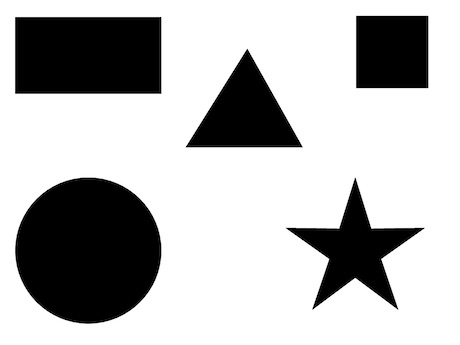
#> input picture OpenCV/Day 4/img/5shapes.jpg, 460 x 345 px, found by its file name
$ jupyter execute --allow-errors 'Open CV_0108(실습).ipynb'   (older library calls are emulated)
#> lines starting #> are read from the running program, lines starting #| are printed output that depends on the picture; after the words box and inside, x2 and y2 are one past the last pixel; in counts of white or black regions, pixels touching at a corner belong together
#### 버전문제로 실행이 안되어 버전 변경 필요
- pip install opencv-python==3.4.2.16
- pip install opencv-contrib-python==3.4.2.16

두가지 명령어를 각각 수행

#### 이전코드 오류해결
- contours, _ = cv2.findContours(th, cv2.RETR_EXTERNAL,  cv2.CHAIN_APPROX_SIMPLE) [opencv 4]
-   _ , contours, _ = cv2.findContours(th, cv2.RETR_EXTERNAL,  cv2.CHAIN_APPROX_SIMPLE) [opencv 3]

### 도형검출
    - 코드 전체적인 설명 필요
    - approx 인덱싱, 그려지는 것 설명 필요
    - 입실론이 달라질 때 꼭지점 개수 적어지는 것 설명하기
    - tri.jpg 이미지 제공하기

[cell 1]
# !pip install opencv-python==3.4.2.16
# !pip install opencv-contrib-python==3.4.2.16

[cell 2]
import cv2
cv2.__version__

#> (a cell that did not finish here is left out)

### 예제

[cell 4]
import cv2
import numpy as np

# 이미지를 읽어서 그레이 스케일 및 스레시홀드 변환
img = cv2.imread("img/5shapes.jpg")
#> img is the input picture: shape (345, 460, 3); min 0, max 255, mean 183.4

imgray = cv2.cvtColor(img, cv2.COLOR_BGR2GRAY)
ret, th = cv2.threshold(imgray, 127, 255, cv2.THRESH_BINARY_INV)
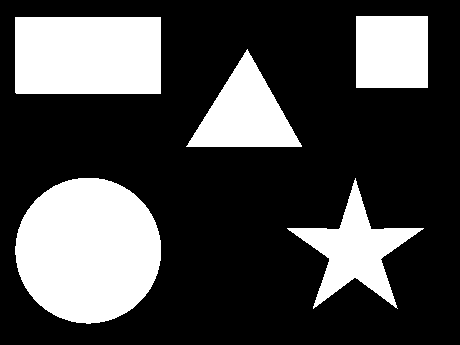
#> th: shape (345, 460); 28.1% white; 5 white regions

# 컨투어 찾기
_, contours, _ = cv2.findContours(th, cv2.RETR_EXTERNAL,  cv2.CHAIN_APPROX_SIMPLE)
#> contours = 5 contours; box (x1, y1, x2, y2) and area: (15, 178, 161, 324) 16485, (15, 17, 161, 94) 11020, (287, 178, 424, 309) 5586, (186, 49, 302, 147) 5560, (356, 16, 428, 88) 5041

for contour in contours:
    # 각 컨투어에 근사 컨투어로 단순화
    approx = cv2.approxPolyDP(contour, 0.01*cv2.arcLength(contour, True), True)
    # 꼭지점의 갯수
    vertices = len(approx)
    print("vertices:", vertices)

    # 중심점 찾기
    mmt = cv2.moments(contour)
    cx,cy = int(mmt['m10']/mmt['m00']), int(mmt['m01']/mmt['m00'])

    name = "Unkown"
    if vertices == 3: # 꼭지점이 3개는 삼각형
        name = "Triangle"
        color = (0,255,0)
    elif vertices == 4: # 꼭지점 4개는 사각형
        x,y,w,h = cv2.boundingRect(contour)
        if abs(w-h) <= 3:   # 폭과 높이의 차이가 3보다 작으면 정사각형
            name = 'Square'
            color = (0,125,255)
        else:               # 폭과 높이 차이가 3보다 크면 직사각형
            name = 'Rectangle'
            color = (0,0,255)
    elif vertices == 10:  # 꼭 지점 갯수 10개는 별
        name = 'Star'
        color = (255,255,0)
    elif vertices >= 15: # 꼭 지점 10개 이상이면 원
        name = 'Circle'
        color = (0,255,255)
    # 컨투어 그리기
    cv2.drawContours(img, [contour], -1, color, -1)
    # 도형 이름 출력
    cv2.putText(img, name, (cx-50, cy), cv2.FONT_HERSHEY_COMPLEX_SMALL,1, (100,100,100), 1)
#> this loop made 5 passes
#> (approx, vertices, cx, cy, name, x, y, w) on passes 4 to 5: ([[15, 17], [16, 93], [160, 93], [160, 17]], 4, 87, 54, 'Rectangle', 15, 17, 146), ([[356, 16], [356, 87], [427, 87], [427, 16]], 4, 391, 51, 'Square', 356, 16, 72)
#> (approx, vertices, cx, cy, name, color) on pass 3: ([[301, 145], [247, 49], [186, 146]], 3, 244, 113, 'Triangle', (0, 255, 0))
#| vertices: 10
#| vertices: 16
#| vertices: 3
#| vertices: 4
#| vertices: 4
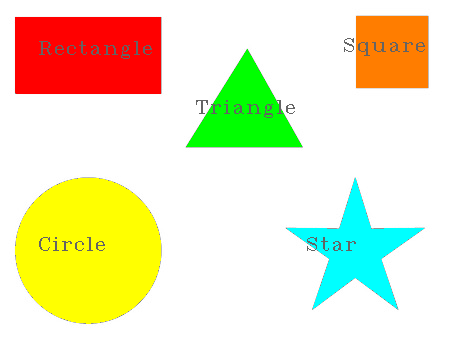
#> img: shape (345, 460, 3); mean B, G, R 192.4, 231.6, 235.2

cv2.imshow('Input Shapes', img)
cv2.waitKey(0)
cv2.destroyAllWindows()

### 문서 스캐너 구현
Q. 좌표를 찍어주지 않아도 자동으로 스캔 효과를 내는 프로그램 작성

####  Hint
    - (1) 그레이 스케일 -> 가우시안블로로 노이즈 제거 -> 케니 엣지로 경계 검출
    - (2) 경계검출한 이미지에서 컨투어를 찾아 가장 큰 컨투어를 골라 approxPolyDP()  함수로 단순화한 뒤에  꼭지점 4개를 구한다.
    - (3) approPolyDP()의 결과값에서 4 x 2 배열로 resape해서 크기를 조정한다.

[cell 5]
import cv2
import numpy as np

# 이미지 읽기
img = cv2.imread("img/paper.jpg")
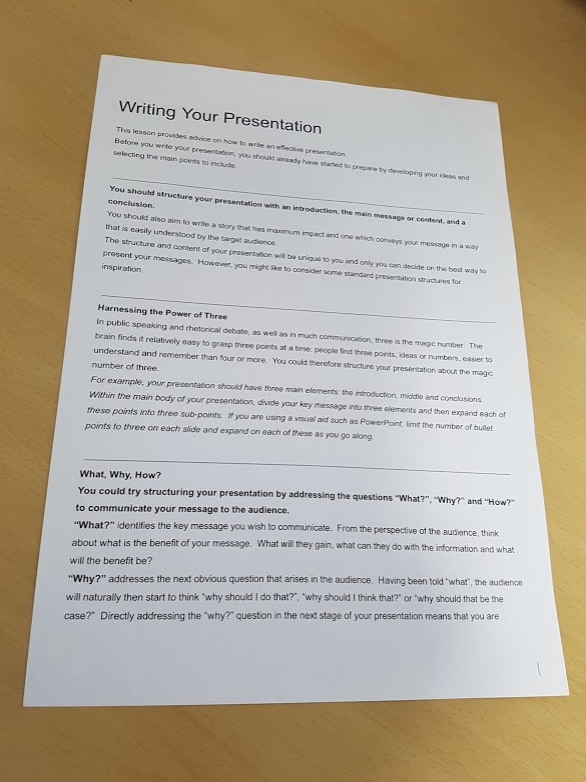
#> input picture OpenCV/Day 4/img/paper.jpg, 586 x 782 px, found by its file name
#> img is the input picture: shape (782, 586, 3); mean B, G, R 152.7, 169.1, 178.7


# 컨투어들 중에 영역 크기 순으로 정렬


# 좌표 4개 중 상하좌우 찾기 ---②


# 변환 전 4개 좌표


# 변환 후 영상에 사용할 서류의 폭과 높이 계산 ---③


# 변환 후 4개 좌표


#> (the rest of this cell did not finish here and is left out)

[cell 6]
import cv2
import numpy as np
from matplotlib import pyplot as plt

img = cv2.imread("img/paper.jpg")

# 영상 매칭과 추적

### 평균 해시 매칭
: 픽셀 전체의 평균 값을 구해서 각 픽셀의 값이 평균보다 작으면 0, 크면 1로 바꿉니다.

[cell 7]
import cv2
from matplotlib import pyplot as plt

#영상 읽어서 그레이 스케일로 변환


# 16x16 크기로 축소 ---①

# 영상의 평균값 구하기 ---②

# 평균값을 기준으로 0과 1로 변환 ---③


plt.imshow(cv2.cvtColor(img, cv2.COLOR_BGR2RGB))
plt.show()

### 유사도 측정방법
    (1) 유클리드 거리 : 두 값의 차이 (높은 자리가 다를 수록 더 큰거리)
    (2) 해밍거리 : 길이가 같을 때 자리 값이 서로 다른 것이 몇개인지 ( 각 자리수의 차이의 개수 비교 )
        ex) 12345와 123(54)가 있을 때 해밍 거리가 '2'

http://www.vision.caltech.edu/Image_Datasets/Caltech101/101_ObjectCategories.tar.gz

    - 링크 다운로드 후
    - img/''/ (이미지(ig)파일 안에 위치시키기) --- (1) 경로와 동일하게

#> (a cell that did not finish here is left out)

### 템플릿을 이용한 객체검출

* result = cv.matchTemplate(img, temp, method)
    - img : 입력영상
    - temp : 템플릿 영상
    - method : 매칭 메서드(SQDIFF를 제외하고는 높을 수록 좋은 매칭)
        - cv2.TM_SQDIFF : 제곱 차이 매칭 ( 낮을 수록 좋은 매칭 )
        - cv2.TM_SQDIFF_NORMED : 제곱 차이 정규화 (낮을 수록 좋은 매칭 )
        - cv2.TM_CCORR : 상관관계 매칭 (0 ~ )
        - cv2.TM_CCORR_NORMED : 상관관계 매칭의 정규화
        - cv2.TM_CCOEFF (-1 ~ 1 )
    - result : 매칭 결과(2차원 배열)

* minVal, maxVal, minLoc, maxLoc, MaxLoc = cv2.minMaxLoc(src)
: 매칭 결과를 바탕으로 결과값이 출력
    - src : 입력
    - minVal, maxVal(최대, 최소)
    - minLoc, maxLoc (최소 값과 최대 값의 좌표)

#> (a cell that did not finish here is left out)

## 영상의 특징과 키 포인트

### 코너 특징 검출

#### 해리스 코너 검출
: 소벨 미분으로 엣지를 검출하여, 엣지의 경사도 변화량을 측정하여 변화량이 X,Y축 크게 변화하는 것을 코너로 판단

* dst = cv.cornerHarris(src, blockSize, ksize, k)
    - src : 입력 영상, 그레이 스케일
    - blockSize : 이웃 픽셀 범위
    - ksize : 소벨 미분 커널 크기
    - k : 코너 검출 상수 (0.04 ~ 0.06)
    - dst : 코너 검출 결과 (변화량의 값)

[cell 10]
import cv2
import numpy as np

img = cv2.imread('img/house.jpg')
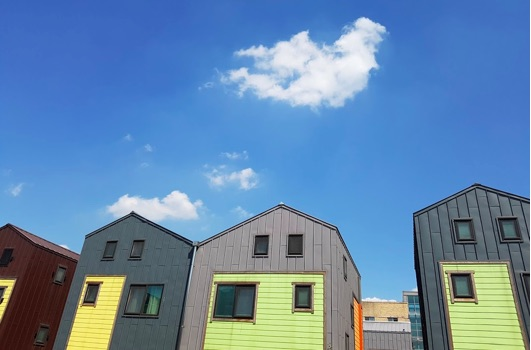
#> input picture OpenCV/Day 4/img/house.jpg, 531 x 350 px, found by its file name
#> img is the input picture: shape (350, 531, 3); mean B, G, R 172, 135.4, 99.8
gray = cv2.cvtColor(img, cv2.COLOR_BGR2GRAY)
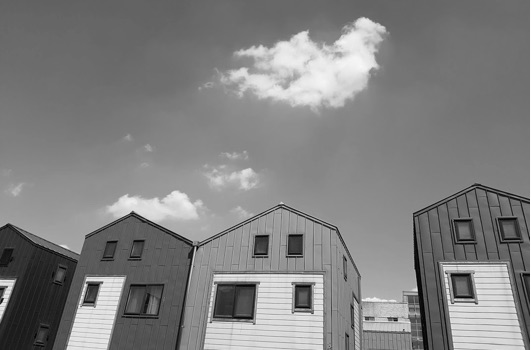
#> gray: shape (350, 531); min 0, max 255, mean 128.9

# 해리스 코너 검출 ---①
# 값 변경해보기
# 변화량 결과의 최대값 10% 이상의 좌표 구하기 ---②
#np.where 원하는 원소의 index 출력


# 코너 좌표에 동그리미 그리기 ---③


# 변화량을 영상으로 표현하기 위해서 0~255로 정규화 ---④

# 화면에 출력


# plt.imshow(cv2.cvtColor(merged, cv2.COLOR_BGR2RGB)) #-- for Mac
# plt.show()  #-- for Mac
#> (the rest of this cell did not finish here and is left out)

#### 시-토마시 코너 검출

* coners = cv2.goodFeaturesToTrack(img, maxCorners, qualitLevel, minDistance)
    - img : 입력 영상
    - maxCorners : 얻고 싶은 코너 개수 (강한 순)
    - qualityLevel : 코너로 판단할 스레시 홀드 값
    - minDistance : 코너간 최소거리
    - cornes : 코너 검출 좌표 결과 (실수 값으로 정수로 변형 필요)

[cell 11]
import cv2
import numpy as np

img = cv2.imread('img/house.jpg')
gray = cv2.cvtColor(img, cv2.COLOR_BGR2GRAY)

# 시-토마스의 코너 검출 메서드

# 실수 좌표를 정수 좌표로 변환


# 좌표에 동그라미 표시


# plt.imshow(cv2.cvtColor(img , cv2.COLOR_BGR2RGB)) #-- for Mac
# plt.show()  #-- for Mac
cv2.imshow('Corners', img)
cv2.waitKey()
cv2.destroyAllWindows()

## 키 포인트와 특징 검출기

* keypoints = detector.detect(img) : 키 포인트 검출 함수
    - img : 입력 영상, 바이너리 스케일
    - keypoints : 특징점 검출 결과 (리스트)


* KeyPoint : 특징점 정보를 담는 객체
    - pt : 키 포인트 좌표 ( float 타입으로 정수로 변환 필요)
    - size : 의미있는 키포인트 이웃의 반지름
    - angle : 특징점 방향 (시계방향, -1 = 의미없음)
    - response : 특징점 반응 강도(추출기에 따라 상이)
    - octave : 발견된 이미지 피라미드 계층
    - class_id : 키 포인트가 속한 객체 ID


* outImg = cv2.drawKeypoints(img, keypoints, outImg[,color[,flags]]) : 검출 포인트를 표시
    - img : 입력이미지
    - keypoints : 표시할 키 포인트 리스트
    - outImg : 키 포인트가 그려진 결과 이미지
    - color : 표시할 색상(기본값 랜덤)
    - flags : 표시 방법 선택 플래그
        - cv2.DRAW_MATCHES_FLAGS_DEFAULT : 좌표 중심에 동그라미만 그림
        - CV2.DRAW_MATCHS_FLAGS_DRAW_RICH_KEYPOINTS : 동그라미의 크기를 size와 angle 반영

### GFTTDetector
: cv2.goodFeaturesToTrack(시-토마시 코너검출)로 구현된 검출기입니다.
* detector = cv2.GFTTDetector_create

[cell 12]
import cv2
import numpy as np

img = cv2.imread("img/house.jpg")
gray = cv2.cvtColor(img, cv2.COLOR_BGR2GRAY)

# Good feature to trac 검출기 생성 ---①

# 키 포인트 검출 ---②

# 키 포인트 그리기 ---③


# 결과 출력 ---④
# plt.imshow(cv2.cvtColor(img_draw , cv2.COLOR_BGR2RGB)) #-- for Mac
# plt.show()  #-- for Mac
#> (the rest of this cell did not finish here and is left out)

### FAST
: 엣지를 검출 하지 않고, 픽셀 중심으로 원을 그려 임계값 기준으로 밝거나 어두운 것이 특정 개수 이상 연속되면 코너로 판단

* detector = cv2.FastFeatureDetector_create(threshold)
    - threshold : 코너 판단 임계값

[cell 13]
import cv2
import numpy as np

img = cv2.imread('img/house.jpg')
gray = cv2.cvtColor(img, cv2.COLOR_BGR2GRAY)

# FASt 특징 검출기 생성 ---①

# 키 포인트 검출 ---②

# 키 포인트 그리기 ---③

# 결과 출력 ---④
# plt.imshow(cv2.cvtColor(img , cv2.COLOR_BGR2RGB)) #-- for Mac
# plt.show()  #-- for Mac
cv2.imshow('FAST', img)
cv2.waitKey()
cv2.destroyAllWindows()

### SimplBlobDetector
: 자잘한 객체는 노이즈로 판단하고 특정 크기 이상의 큰 객체에만 관심을 두는 방법
* dector = cv2.SimpleBlobDetector_create

[cell 14]
import cv2
import numpy as np

img = cv2.imread("img/house.jpg")
gray = cv2.cvtColor(img, cv2.COLOR_BGR2GRAY)

# SimpleBlobDetector 생성 ---①

# 키 포인트 검출 ---②

# 키 포인트를 빨간색으로 표시 ---③


# 동그라미 크기를 사이즈와 angle 반영

# plt.imshow(cv2.cvtColor(img , cv2.COLOR_BGR2RGB)) #-- for Mac
# plt.show()  #-- for Mac
cv2.imshow("Blob", img)
cv2.waitKey(0)
cv2.destroyAllWindows()

## 디스크립터 추출기

* keypoints, descriptors = detector.detectAndCompute(image, mask[,descriptors, useProvidedKeypoints])
: 키 포인트 검출과 특징 디스크립터 계산을 한번에 수행
    - image : 입력 영상
    - keypoints : 디스크립터 계산을 위해 사용할 키 포인트
    - descriptors : 계산된 디스크립터

### SIFT
* detector = cv2.xfeatures2d.SIFT_create()

[cell 15]
import cv2
import numpy as np

img = cv2.imread('img/house.jpg')
gray = cv2.cvtColor(img, cv2.COLOR_BGR2GRAY)

# SIFT 추출기 생성

# 키 포인트 검출과 서술자 계산

#> (the rest of this cell did not finish here and is left out)

### SURF
* detector = cv2.xfeatures2d.SURF_create([hessianThreshold, n0ctaves, n0ctaveLayers, extended, upright])
    - hessianThreshold : 특징 추출 경계 값(100)
    - n0ctaves : 이미지 피라미드 계층 수 (3)

[cell 16]
import cv2
import numpy as np

img = cv2.imread('img/house.jpg')
gray = cv2.cvtColor(img, cv2.COLOR_BGR2GRAY)

# SURF 추출기 생성 ( 경계:1000, 피라미드:3)

# 키 포인트 검출 및 서술자 계산

#> (the rest of this cell did not finish here and is left out)

### ORB
: 방향과 회전을 고려한 알고리즘, 회전과 방향에 영향을 받지 않으며 속도가 빠름

* dectector = cv.ORB_create()

[cell 17]
import cv2
import numpy as np

img = cv2.imread('img/house.jpg')
gray = cv2.cvtColor(img, cv2.COLOR_BGR2GRAY)

# ORB 추출기 생성

# 키 포인트 검출과 서술자 계산

# 키 포인트 그리기


# 결과 출력
#> (the rest of this cell did not finish here and is left out)

# Feature-based Cascade Classifiers
: 파일공유 필요
### (1) 검출할 대상이 되는 물체가 있는 이미지(Postive image)와 없는 이미지(Negative image)를 최대한 많이 활용해서 훈련시키는 기계학습 방식

    * 분류자(Classifier)를 훈련시키기 위해 매우 많은 훈련용 이미지가 필요하다.
    * 특징(Features) 추출 필요

### (2)
* 사람의 이미지 인식 과정
  : 본다 -> 특징을 찾아낸다. -> 뇌에 저장된 정보를 바탕으로 판단을 내린다.

* 컴퓨터의 이미지 인식 과정
  : 촬영한다 -> 특징을 찾아낸다. -> 미리 학습해놓은 데이터를 바탕으로 판단을 내린다.

* Harr Cascades는 특징을 찾는 수많은 기법 중 하나

### (3)

* 사람의 얼굴에는 부위별로 생기는 명암차이의 패턴을 구한다.
* 사람의 얼굴에서 눈코입 위치는 크게 차이가 없으므로, 분포에 따른 명암 차이도 크지 않을 것\
* 밝은영역 – 어두운 영역 < 경계값(threshold) => 얼굴로 판단

### Harr Cascades를 이용한 얼굴 검출 CODE

[cell 18]
import matplotlib.pyplot as plt
import cv2

# 캐스케이드 파일 지정해서 검출기 생성하기 --- (*1)


# 이미지를 읽어 들이고 그레이스케일로 변환하기 --- (*2)
img = cv2.imread("img/girl_face.jpg")
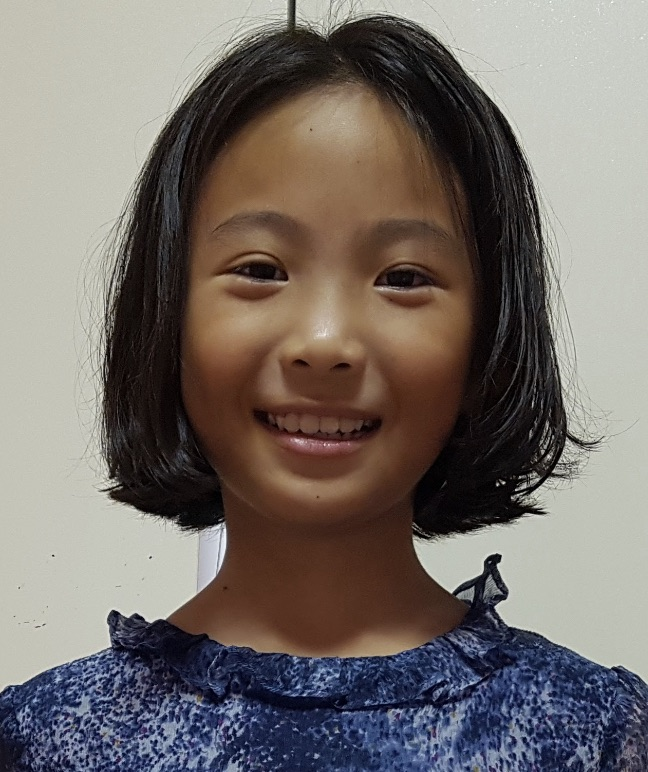
#> input picture OpenCV/Day 4/img/girl_face.jpg, 648 x 772 px, found by its file name
#> img is the input picture: shape (772, 648, 3); mean B, G, R 106.3, 110.6, 117.9
img_gray = cv2.cvtColor(img, cv2.COLOR_BGR2GRAY)
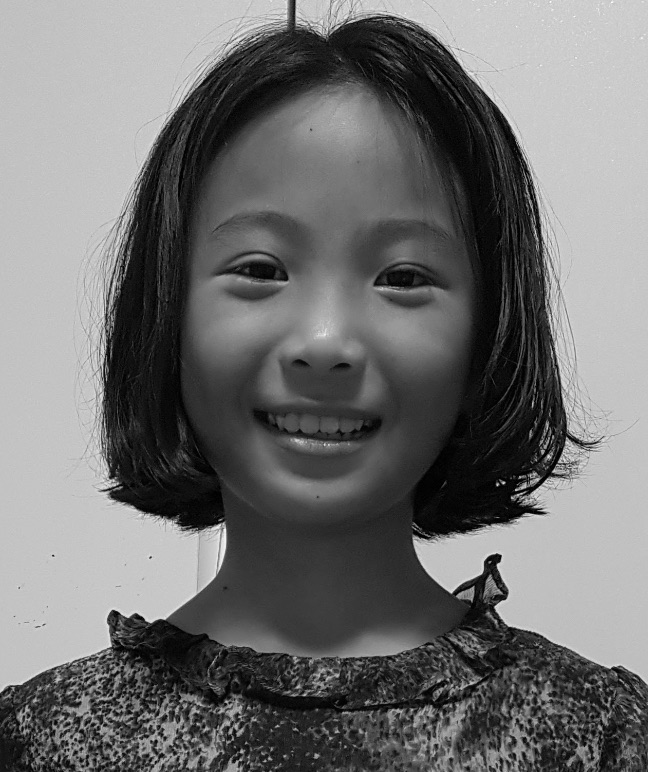
#> img_gray: shape (772, 648); min 0, max 254, mean 112.3

# 얼굴 인식하기 --- (*3)

# 결과 확인하기 --- (*4)


# 인식한 부분 표시하기 --- (*5)


# 이미지 출력하기
cv2.imwrite("face-detect.png", img)
plt.imshow(cv2.cvtColor(img, cv2.COLOR_BGR2RGB))
plt.show()
